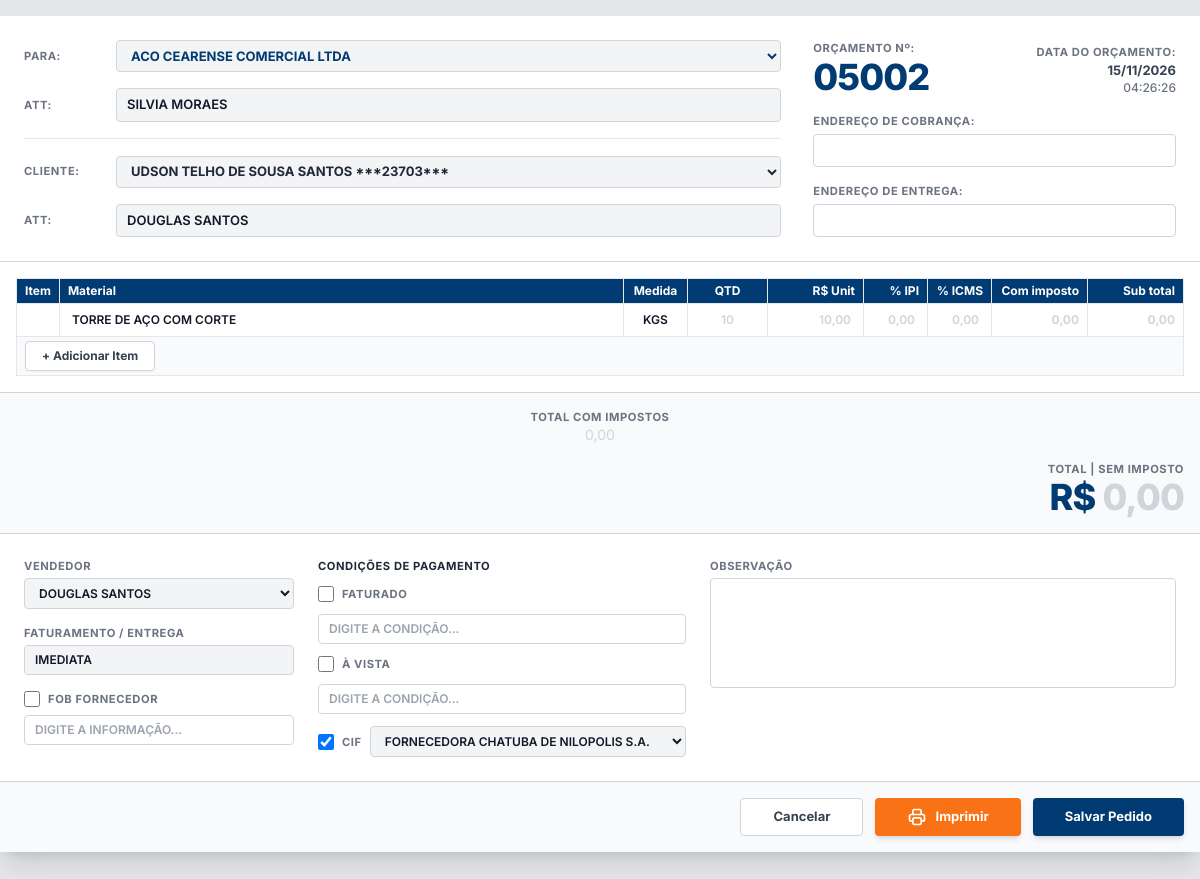
/novo_pedido.php?id=3 (signed in), run on the app's committed database.
### tables this page shows
CREATE TABLE pedidos (
                id INTEGER PRIMARY KEY AUTOINCREMENT,
                numero_pedido INTEGER,
                data_pedido DATETIME DEFAULT CURRENT_TIMESTAMP,
                vendedor_id INTEGER,
                cliente_id INTEGER,
                cliente_att TEXT,
                fornecedor_id INTEGER,
                cif_id INTEGER,
                endereco_cobranca TEXT,
                endereco_entrega TEXT,
                faturamento TEXT,
                condicao_avista TEXT,
                condicao_faturado TEXT,
                is_fob_fornecedor INTEGER DEFAULT 0,
                fob_fornecedor_texto TEXT,
                observacao TEXT,
                total_sem_imposto REAL DEFAULT 0.00,
                total_com_imposto REAL DEFAULT 0.00,
                total_ipi REAL DEFAULT 0.00,
                total_icms REAL DEFAULT 0.00,
                qtd_itens REAL DEFAULT 0.00,
                status TEXT DEFAULT 'orcamento',
                created_at DATETIME DEFAULT CURRENT_TIMESTAMP
            );

CREATE TABLE fornecedores (
                id INTEGER PRIMARY KEY AUTOINCREMENT,
                razao_social TEXT NOT NULL,
                cep TEXT,
                endereco TEXT,
                numero TEXT,
                bairro TEXT,
                cidade TEXT,
                uf TEXT,
                cnpj TEXT,
                ie TEXT,
                telefone TEXT,
                contato_nome TEXT,
                celular TEXT,
                email TEXT,
                whatsapp TEXT,
                email_danfe TEXT,
                observacao TEXT,
                ativo INTEGER DEFAULT 1,
                created_at DATETIME DEFAULT CURRENT_TIMESTAMP
            );

CREATE TABLE clientes (
                id INTEGER PRIMARY KEY AUTOINCREMENT,
                razao_social TEXT NOT NULL,
                cpf TEXT,
                cnpj TEXT,
                insc_estadual TEXT,
                endereco TEXT,
                numero TEXT,
                complemento TEXT,
                bairro TEXT,
                cidade TEXT,
                uf TEXT,
                cep TEXT,
                contato_nome TEXT,
                contato_celular TEXT,
                contato_departamento TEXT,
                telefone TEXT,
                celular TEXT,
                whatsapp TEXT,
                email TEXT,
                email_danfe TEXT,
                is_fornecedor INTEGER DEFAULT 0,
                cobranca_endereco TEXT,
                cobranca_numero TEXT,
                cobranca_complemento TEXT,
                cobranca_bairro TEXT,
                cobranca_cidade TEXT,
                cobranca_uf TEXT,
                cobranca_cep TEXT,
                entrega_endereco TEXT,
                entrega_numero TEXT,
                entrega_complemento TEXT,
                entrega_bairro TEXT,
                entrega_cidade TEXT,
                entrega_uf TEXT,
                entrega_cep TEXT,
                observacao TEXT,
                material_comercializado TEXT,
                ativo INTEGER DEFAULT 1,
                created_at DATETIME DEFAULT CURRENT_TIMESTAMP
            );

CREATE TABLE usuarios (
                id INTEGER PRIMARY KEY AUTOINCREMENT,
                nome TEXT NOT NULL,
                email TEXT UNIQUE NOT NULL,
                senha TEXT NOT NULL,
                role TEXT DEFAULT 'user',
                must_change_password INTEGER DEFAULT 0,
                ativo INTEGER DEFAULT 1, 
                created_at DATETIME DEFAULT CURRENT_TIMESTAMP
            );

CREATE TABLE cifs (
                id INTEGER PRIMARY KEY AUTOINCREMENT,
                razao_social TEXT NOT NULL,
                cpf TEXT,
                cnpj TEXT UNIQUE,
                insc_estadual TEXT,
                endereco TEXT,
                numero TEXT,
                complemento TEXT,
                bairro TEXT,
                cidade TEXT,
                uf TEXT,
                cep TEXT,
                telefone TEXT,
                celular TEXT,
                whatsapp TEXT,
                contato_nome TEXT,
                contato_celular TEXT,
                contato_departamento TEXT,
                contato_ramal TEXT,
                email TEXT,
                email_danfe TEXT,
                observacao TEXT,
                ativo INTEGER DEFAULT 1,
                created_at DATETIME DEFAULT CURRENT_TIMESTAMP
            );

### novo_pedido.php (the view, shortened to what the rows shown need)
<?php
$pdo = Database::getInstance();
$pedido_id = isset($_GET['id']) ? (int)$_GET['id'] : 0;
$pedido = null;
if ($pedido_id > 0) {
    $stmt = $pdo->prepare("SELECT * FROM pedidos WHERE id = ?");
    $stmt->execute([$pedido_id]);
    $pedido = $stmt->fetch();
}
$fornecedores = $pdo->query("SELECT id, razao_social, contato_nome FROM fornecedores WHERE ativo = 1 ORDER BY razao_social ASC")->fetchAll();
$clientes = $pdo->query("SELECT id, razao_social, contato_nome, endereco, numero, bairro, cidade, uf, cobranca_endereco, cobranca_numero, cobranca_bairro, cobranca_cidade, cobranca_uf, entrega_endereco, entrega_numero, entrega_bairro, entrega_cidade, entrega_uf FROM clientes WHERE ativo = 1 ORDER BY razao_social ASC")->fetchAll();
$vendedores = $pdo->query("SELECT id, nome FROM usuarios WHERE ativo = 1 ORDER BY nome ASC")->fetchAll();
$cifs = $pdo->query("SELECT id, razao_social FROM cifs WHERE ativo = 1 ORDER BY razao_social ASC")->fetchAll();
if ($pedido) {
    $numero_formatado = str_pad($pedido['numero_pedido'], 5, '0', STR_PAD_LEFT);
} else {
    $ultimo_pedido = $pdo->query("SELECT MAX(numero_pedido) as max_num FROM pedidos")->fetch();
    $max_num = $ultimo_pedido['max_num'] ?? 0;
    $numero_pedido = ($max_num < 5000) ? 5000 : $max_num + 1;
    $numero_formatado = str_pad($numero_pedido, 5, '0', STR_PAD_LEFT);
}
?>
<!DOCTYPE html>
<html lang="pt-BR">
<head>
    <script src="https://cdn.tailwindcss.com"></script>
</head>
<body class="bg-gray-200 min-h-screen font-sans text-gray-800">
    <form id="formPedido" action="salvar_pedido.php" method="POST" class="max-w-[1300px] mx-auto mb-6 bg-white shadow-xl">
        <div class="p-4 md:p-6 border-b border-gray-300 grid grid-cols-1 md:grid-cols-12 gap-6 md:gap-8">
            <div class="col-span-1 md:col-span-8 flex flex-col justify-between space-y-2">
                <div class="flex items-center gap-3">
                    <label class="w-20 form-label flex-shrink-0">Para:</label>
                    <select name="fornecedor_id" id="fornecedor_id" class="header-input flex-1 font-bold text-brand-blue">
                        <?php foreach($fornecedores as $f): ?>
                            <option value="<?= $f['id'] ?>" data-contato="<?= htmlspecialchars($f['contato_nome']) ?>" <?= ($pedido && $pedido['fornecedor_id'] == $f['id']) ? 'selected' : '' ?>>
                                <?= htmlspecialchars($f['razao_social']) ?>
                            </option>
                        <?php endforeach; ?>
                    </select>
                </div>
                <div class="flex items-center gap-3">
                    <label class="w-20 form-label flex-shrink-0">Cliente:</label>
                    <select name="cliente_id" id="cliente_id" required class="header-input flex-1 font-bold text-gray-800">
                        <?php foreach($clientes as $c): ?>
                            <?php
                                $end_cobranca = '';
                                $end_entrega = '';
                            ?>
                            <option value="<?= $c['id'] ?>"
                                    data-contato="<?= htmlspecialchars($c['contato_nome']) ?>"
                                    data-cobranca="<?= htmlspecialchars($end_cobranca) ?>"
                                    data-entrega="<?= htmlspecialchars($end_entrega) ?>"
                                    <?= ($pedido && $pedido['cliente_id'] == $c['id']) ? 'selected' : '' ?>>
                                <?= htmlspecialchars($c['razao_social']) ?>
                            </option>
                        <?php endforeach; ?>
                    </select>
                </div>
                <div class="flex items-center gap-3">
                    <label class="w-20 form-label flex-shrink-0">Att:</label>
                    <input type="text" name="cliente_att" id="cliente_att" value="<?= $pedido ? htmlspecialchars($pedido['cliente_att'] ?? '') : '' ?>" placeholder=" " class="header-input flex-1">
                </div>
            </div>
            <div class="col-span-1 md:col-span-4 flex flex-col justify-between space-y-4">
                <div class="flex justify-between items-start">
                    <div>
                        <div class="form-label">Orçamento Nº:</div>
                        <div class="text-4xl font-extrabold text-brand-blue tracking-tight"><?= $numero_formatado ?></div>
                    </div>
                    <div class="text-right pt-1">
                        <div class="form-label">Data do orçamento:</div>
                        <div class="font-bold text-gray-700"><?= $pedido ? date('d/m/Y', strtotime($pedido['data_pedido'])) : date('d/m/Y') ?></div>
                        <div id="relogio" class="text-gray-500 text-xs font-medium"></div>
                    </div>
                </div>
            </div>
        </div>
        <div class="p-4 w-full overflow-x-auto">
            <table class="w-full table-border text-xs min-w-[800px]" id="tabelaItens">
                <thead class="bg-brand-blue text-white">
                    <tr>
                        <th class="w-10 text-center">Item</th>
                        <th class="text-left">Material</th>
                        <th class="w-16 text-center">Medida</th>
                        <th class="w-20 text-center">QTD</th>
                        <th class="w-24 text-right">R$ Unit</th>
                        <th class="w-16 text-right">% IPI</th>
                        <th class="w-16 text-right">% ICMS</th>
                        <th class="w-24 text-right">Com imposto</th>
                        <th class="w-24 text-right">Sub total</th>
                    </tr>
                </thead>
            </table>
        </div>
        <div class="p-4 md:p-6 border-t border-gray-300 grid grid-cols-1 md:grid-cols-12 gap-6 text-xs bg-white">
            <div class="col-span-1 md:col-span-3 space-y-4">
                <div class="hidden md:block">
                    <label class="form-label block mb-1">Vendedor</label>
                    <select name="vendedor_id" class="header-input w-full">
                        <?php foreach($vendedores as $v): ?>
                            <option value="<?= $v['id'] ?>" <?= ($pedido && $pedido['vendedor_id'] == $v['id']) || (!$pedido && $v['id'] == $_SESSION['usuario_id']) ? 'selected' : '' ?>><?= htmlspecialchars($v['nome']) ?></option>
                        <?php endforeach; ?>
                    </select>
                </div>
                <div>
                    <label class="form-label block mb-1">Faturamento / Entrega</label>
                    <input type="text" name="faturamento" value="<?= $pedido ? htmlspecialchars($pedido['faturamento']) : 'IMEDIATA' ?>" class="header-input w-full">
                </div>
                <div class="space-y-2 mt-2">
                    <div class="flex items-center gap-2">
                        <input type="checkbox" name="is_fob_fornecedor" id="is_fob_fornecedor" class="w-4 h-4 cursor-pointer" <?= ($pedido && $pedido['is_fob_fornecedor'] == 1) ? 'checked' : '' ?>>
                        <label for="is_fob_fornecedor" class="form-label mb-0 cursor-pointer">Fob Fornecedor</label>
                    </div>
                </div>
            </div>
            <div class="col-span-1 md:col-span-4 space-y-3">
                <div class="flex items-center gap-2">
                    <input type="checkbox" name="cond_faturado" id="cond_faturado" class="w-4 h-4 cursor-pointer" <?= ($pedido && !empty($pedido['condicao_faturado'])) ? 'checked' : '' ?>>
                    <label for="cond_faturado" class="form-label mb-0 cursor-pointer">Faturado</label>
                </div>
                <div class="flex items-center gap-2 mt-3">
                    <input type="checkbox" name="cond_avista" id="cond_avista" class="w-4 h-4 cursor-pointer" <?= ($pedido && !empty($pedido['condicao_avista'])) ? 'checked' : '' ?>>
                    <label for="cond_avista" class="form-label mb-0 cursor-pointer">À vista</label>
                </div>
                <div class="flex items-center gap-2 mt-3">
                    <input type="checkbox" name="cond_cif" id="cond_cif" class="w-4 h-4 cursor-pointer" <?= ($pedido && !empty($pedido['cif_id'])) ? 'checked' : '' ?>>
                    <label for="cond_cif" class="form-label mb-0 cursor-pointer">CIF</label>
                    <select name="cif_id" class="header-input flex-1">
                        <?php foreach($cifs as $cif): ?>
                            <option value="<?= $cif['id'] ?>" <?= ($pedido && $pedido['cif_id'] == $cif['id']) ? 'selected' : '' ?>><?= htmlspecialchars($cif['razao_social']) ?></option>
                        <?php endforeach; ?>
                    </select>
                </div>
            </div>
        </div>
    </form>
</body>
</html>

### data on the page
pedidos: fornecedor_id "ACO CEARENSE COMERCIAL LTDA", cliente_id "UDSON TELHO DE SOUSA SANTOS ***23703***", cliente_att "Douglas Santos", numero_pedido "05002", data_pedido "15/11/2026", vendedor_id "Douglas Santos", faturamento "IMEDIATA", cif_id "☑", cif_id "FORNECEDORA CHATUBA DE NILOPOLIS S.A."
